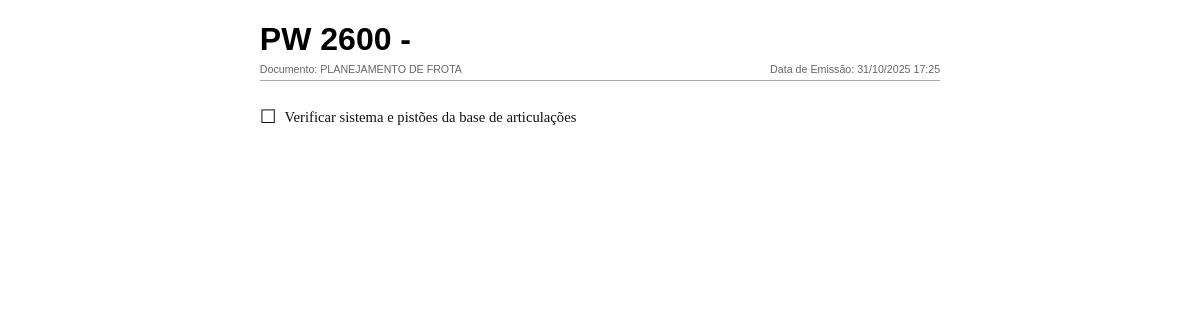
The app's page /notion-page/10/print (signed in) with its own data.
### tables this page shows
CREATE TABLE notion_pages (
        id INTEGER PRIMARY KEY AUTOINCREMENT,
        user_id INTEGER NOT NULL,
        category TEXT NOT NULL, -- 'frota' ou 'historico'
        title TEXT NOT NULL,
        content TEXT, -- Markdown ou texto para simular blocos
        status TEXT DEFAULT 'Ativa', -- 'Ativa', 'Transferida', 'Manual'
        data_registro TEXT DEFAULT CURRENT_TIMESTAMP,
        FOREIGN KEY (user_id) REFERENCES users (id)
    );

### frota.py (the view)
@frota_bp.route('/notion-page/<int:id>/print', methods=['GET'])
@login_required
def notion_page_print(id):
    page = get_notion_page_by_id(id)
    if not page:
        flash('Página não encontrada.', 'danger')
        return redirect(url_for('frota.index'))
    return render_template('notion_page_print.html', page=page, datetime=datetime)

### database.py (called while the page is built)
def get_db_connection():
    conn = sqlite3.connect('abastecimentos.db')
    conn.row_factory = sqlite3.Row
    return conn

def get_user_by_id(user_id):
    conn = get_db_connection()
    user = conn.execute('SELECT * FROM users WHERE id = ?', (user_id,)).fetchone()
    conn.close()
    return user

def get_notion_page_by_id(page_id):
    conn = get_db_connection()
    query = "SELECT * FROM notion_pages WHERE id = ?"
    result = conn.execute(query, (page_id,)).fetchone()
    conn.close()
    return dict(result) if result else None

### utils.py (called while the page is built)
def inject_now():
    return {'now': datetime.now(), 'g': g}

def load_logged_in_user():
    user_id = session.get('user_id')
    g.user = get_user_by_id(user_id) if user_id else None

def login_required(view):
    @wraps(view)
    def wrapped_view(*args, **kwargs):
        if g.user is None:
            flash('Você precisa estar logado para acessar esta página.', 'warning')
            return redirect(url_for('auth.login'))
        return view(*args, **kwargs)
    return wrapped_view

### templates/notion_page_print.html (shortened to what this page needs)
<!DOCTYPE html>
<html lang="pt-BR">
<head>
</head>
<body onload="window.print()">
    <div class="print-container">
        <header class="page-header">
            <h1 class="page-title">{{ page.title }}</h1>
            <div class="page-metadata">
                <span>
                    Documento:
                    {% if page.category == 'frota' %}
                        PLANEJAMENTO DE FROTA
                    {% else %}
                        HISTÓRICO DE MANUTENÇÃO
                    {% endif %}
                </span>
                <span>Data de Emissão: {{ datetime.now().strftime('%d/%m/%Y %H:%M') }}</span>
            </div>
        </header>
        <main class="content-body">
            {% set content_lines = page.content.split('\n') %}
            {% for line in content_lines %}
                {% set trimmed_line = line.strip() %}
                {% set line_content = trimmed_line | replace('- [x]', '') | replace('- [ ]', '') | trim %}
                {% if trimmed_line.startswith('### ') %}
                    <h3 class="content-block">{{ trimmed_line | replace('###', '') | trim }}</h3>
                {% elif trimmed_line.startswith('## ') %}
                    <h2 class="content-block">{{ trimmed_line | replace('##', '') | trim }}</h2>
                {% elif trimmed_line.startswith('# ') %}
                    <h1 class="content-block">{{ trimmed_line | replace('#', '') | trim }}</h1>
                {% elif trimmed_line.startswith('- [x]') %}
                    <div class="checklist-item done">{{ line_content }}</div>
                {% elif trimmed_line.startswith('- [ ]') %}
                    <div class="checklist-item">{{ line_content }}</div>
                {% elif trimmed_line %}
                    <p class="content-block">{{ trimmed_line }}</p>
                {% else %}
                    <div style="margin-bottom: 0.5em;"></div>
                {% endif %}
            {% endfor %}
        </main>
    </div>
</body>
</html>

### templates/notion_page_print.html (style rules this page uses)
body { font-family: 'Times New Roman', serif; margin: 0; padding: 0; background-color: white; color: #111; font-size: 10pt; }
.print-container { width: 100%; max-width: 180mm; margin: 0 auto; }
.page-header { border-bottom: 1px solid #aaa; padding-bottom: 5px; margin-bottom: 25px; font-family: Arial, sans-serif; }
.page-title { font-size: 24pt; margin-bottom: 5px; font-weight: bold; color: #000; }
.page-metadata { font-size: 8pt; color: #666; display: flex; justify-content: space-between; }
.content-body { line-height: 1.5; }
.checklist-item { list-style: none; padding-left: 0; margin-bottom: 0.5em; display: flex; align-items: flex-start; font-size: 11pt; }
.checklist-item::before { content: "\2610"; margin-right: 8px; font-size: 14pt; line-height: 1.2; }

### records on screen
notion_pages: title "PW 2600 -", line_content "Verificar sistema e pistões da base de articulações"
